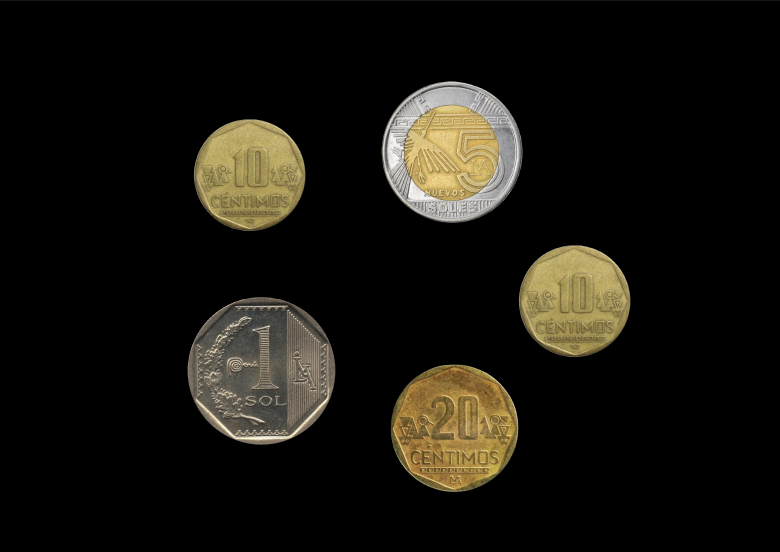
#> input picture MonedasHallar/monedas (1).jpg, 2339 x 1654 px (shown at 1/3 size); its folder holds only this picture in this run
$ python contador.py
#> lines starting #> are read from the running program, lines starting #| are printed output that depends on the picture; after the words box and inside, x2 and y2 are one past the last pixel; in counts of white or black regions, pixels touching at a corner belong together
import cv2
import os
import glob
import numpy as np
import csv
import math

# [14 lines left out: function clasificar_moneda, not called in this run]
def clasificar_moneda(area, img=None, x=0, y=0, radius=0):
    if area < 100000:
        return "10 centimos", 0.1
    elif area < 114000:
        if img is not None and radius > 0:
            import math
            import numpy as np
            pts = []
            for angle in [0, 90, 180, 270]:
                px = int(x + radius * 0.85 * math.cos(math.radians(angle)))
                py = int(y + radius * 0.85 * math.sin(math.radians(angle)))
                if 0 <= px < img.shape[1] and 0 <= py < img.shape[0]:
                    pts.append(img[py, px])
            if pts:
                pts_arr = np.array([pts], dtype=np.uint8)
                hsv = cv2.cvtColor(pts_arr, cv2.COLOR_BGR2HSV)[0]
                avg_s = np.mean([p[1] for p in hsv])
                if avg_s > 40:
                    return "20 centimos", 0.2
        return "2 soles", 2.0
    elif area < 121000:
        return "50 centimos", 0.5
    elif area < 135000:
        return "20 centimos", 0.2
    elif area < 154000:
        return "5 soles", 5.0
    else:
        return "1 sol", 1.0

def main():
    carpeta_hallar = 'MonedasHallar'
    carpeta_salida = 'MonedasContadas'
    os.makedirs(carpeta_salida, exist_ok=True)
    imagenes = glob.glob(os.path.join(carpeta_hallar, '*.jpg'))

    # Cargar valores reales si existen en formato TXT
    archivo_reales = 'valores_reales.txt'
    valores_reales = {}
    if os.path.exists(archivo_reales):
        with open(archivo_reales, mode='r', encoding='utf-8') as f:
            lineas = f.readlines()

            imagen_actual = None
            for linea in lineas:
                linea = linea.strip()
                if not linea:
                    continue
                if linea.endswith('.jpg'):
                    imagen_actual = linea
                elif linea.startswith('TOTAL REAL:') and imagen_actual:
                    partes = linea.split(':')
                    if len(partes) > 1:
                        # Extraer solo el número
                        valor_str = partes[1].replace('soles', '').strip()
                        try:
                            valores_reales[imagen_actual] = float(valor_str)
                        except ValueError:
                            pass
                    imagen_actual = None

    print(f"{'Imagen':<20} | {'Real':<6} | {'Detectado':<9} | {'Error':<6}")
    print("-" * 50)

    for img_path in imagenes:
        nombre_img = os.path.basename(img_path)
        img = cv2.imread(img_path)
#> img is the input picture: shape (1654, 2339, 3); mean B, G, R 14.7, 20.6, 22.9
        if img is None:
            continue

        img_mostrar = img.copy()

        # 1. Convertir a escala de grises
        gray = cv2.cvtColor(img, cv2.COLOR_BGR2GRAY)
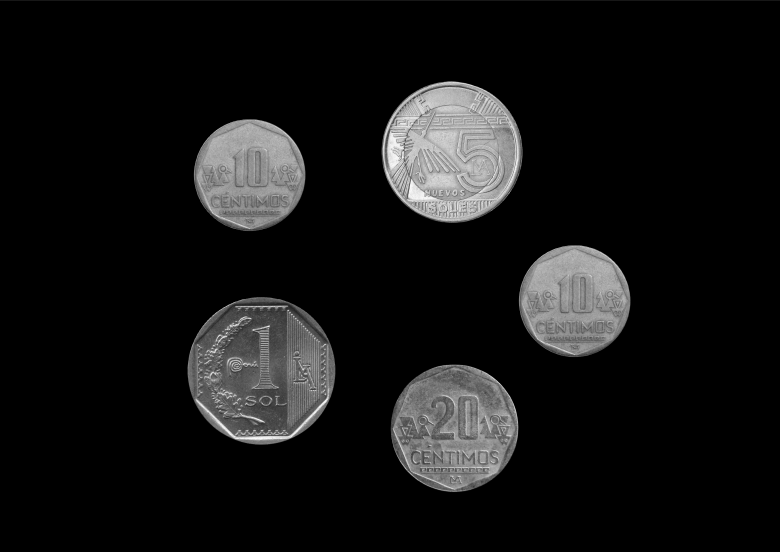
#> gray: shape (1654, 2339) (shown at 1/3 size); min 0, max 254, mean 20.6

        # 2. Aplicar blur
        blur = cv2.GaussianBlur(gray, (15, 15), 0)

        # 3. Binarizar usando Adaptive Thresholding
        thresh = cv2.adaptiveThreshold(blur, 255, cv2.ADAPTIVE_THRESH_GAUSSIAN_C, cv2.THRESH_BINARY_INV, 11, 2)
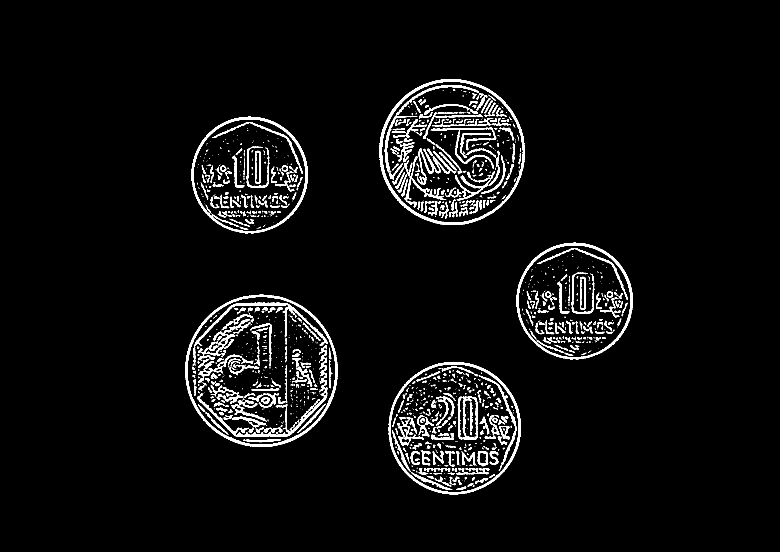
#> thresh: shape (1654, 2339) (shown at 1/3 size); 4% white; 1738 white regions (1103 under 20 px), largest, box (x1, y1, x2, y2) and area: (1138, 237, 1575, 675) 9895, (556, 884, 1013, 1341) 9275, (1166, 1087, 1563, 1483) 7873

        # Operaciones morfológicas para rellenar huecos
        kernel = np.ones((5,5), np.uint8)
        thresh = cv2.morphologyEx(thresh, cv2.MORPH_CLOSE, kernel, iterations=3)
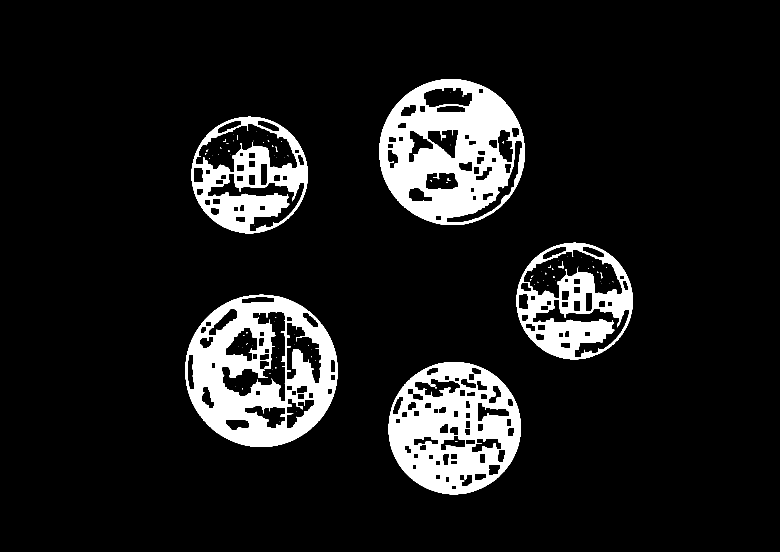
#> thresh: shape (1654, 2339) (shown at 1/3 size); 10.3% white; 98 white regions (85 under 20 px)

        # 4. Detectar contornos
        contours, _ = cv2.findContours(thresh, cv2.RETR_EXTERNAL, cv2.CHAIN_APPROX_SIMPLE)
#> contours = 5 contours; box (x1, y1, x2, y2) and area: (556, 884, 1013, 1341) 163396, (1138, 237, 1575, 675) 149610, (1166, 1087, 1563, 1483) 123124, (1549, 728, 1898, 1078) 95190, (574, 350, 923, 700) 95146

        # Crear máscara sólida para Distance Transform
        solid_mask = np.zeros_like(thresh)
        cv2.drawContours(solid_mask, contours, -1, 255, -1)
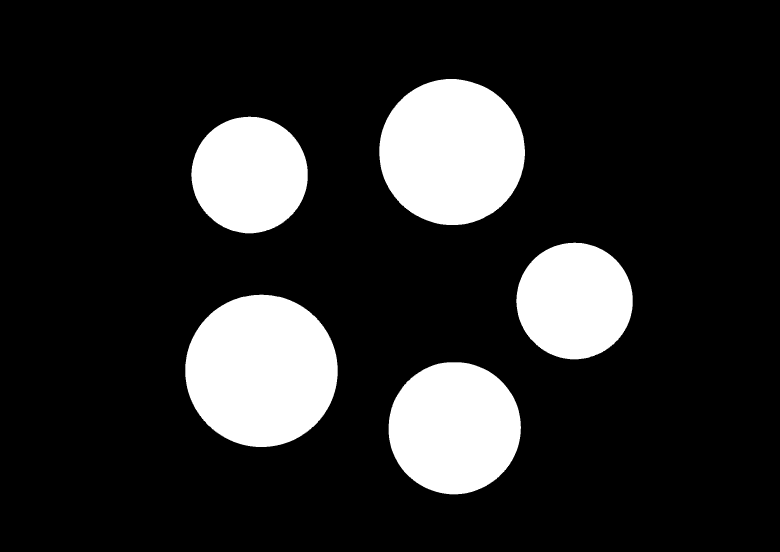
#> solid_mask: shape (1654, 2339) (shown at 1/3 size); 16.3% white; 5 white regions, box (x1, y1, x2, y2) and area: (556, 884, 1013, 1341) 164070, (1138, 237, 1575, 675) 150250, (1166, 1087, 1563, 1483) 123705, (1549, 728, 1898, 1078) 95701, (574, 350, 923, 700) 95659
        dist_transform = cv2.distanceTransform(solid_mask, cv2.DIST_L2, 5)
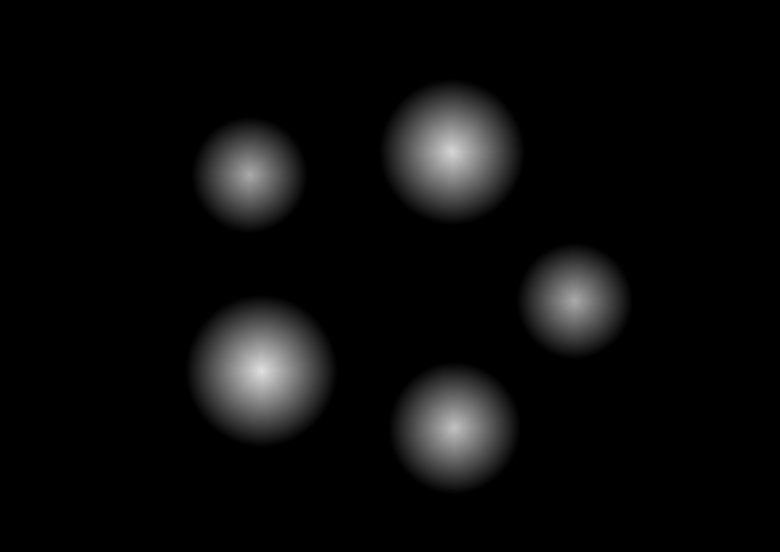
#> dist_transform: shape (1654, 2339) float32 (shown at 1/3 size); min 0, max 224.7, mean 11

        total_monto = 0.0

        import math
        for c in contours:
            area_contorno = cv2.contourArea(c)
            if area_contorno < 50000:
                continue

            (x, y), radius = cv2.minEnclosingCircle(c)
            area_circulo = math.pi * (radius**2)

            # Si el área es muy grande, son monedas sobrepuestas
            if area_circulo > 175000:
                bx, by, bw, bh = cv2.boundingRect(c)
                pad = 20
                x1 = max(0, bx - pad)
                y1 = max(0, by - pad)
                x2 = min(gray.shape[1], bx + bw + pad)
                y2 = min(gray.shape[0], by + bh + pad)

                roi_blur = blur[y1:y2, x1:x2]

                circles = cv2.HoughCircles(
                    roi_blur,
                    cv2.HOUGH_GRADIENT,
                    dp=1.2,
                    minDist=180,
                    param1=50,
                    param2=40,
                    minRadius=150,
                    maxRadius=250
                )

                if circles is not None:
                    circles = np.round(circles[0, :]).astype("int")
                    for (cx, cy, r) in circles:
                        global_x = cx + x1
                        global_y = cy + y1

                        # Refinar radio exacto usando distance transform
                        dt_radius = dist_transform[global_y, global_x]
                        dt_area = math.pi * (dt_radius**2)

                        tipo, valor = clasificar_moneda(dt_area, img, global_x, global_y, dt_radius)
                        total_monto += valor

                        cv2.circle(img_mostrar, (global_x, global_y), int(dt_radius), (0, 255, 0), 3)
                        cv2.circle(img_mostrar, (global_x, global_y), 7, (0, 0, 255), -1)
                        cv2.putText(img_mostrar, tipo, (global_x - 40, global_y - 20), cv2.FONT_HERSHEY_SIMPLEX, 1, (255, 0, 0), 2)
                else:
                    tipo, valor = clasificar_moneda(area_circulo, img, x, y, radius)
                    total_monto += valor
                    cv2.circle(img_mostrar, (int(x), int(y)), int(radius), (0, 255, 0), 3)
                    cv2.circle(img_mostrar, (int(x), int(y)), 7, (0, 0, 255), -1)
                    cv2.putText(img_mostrar, tipo, (int(x) - 40, int(y) - 20), cv2.FONT_HERSHEY_SIMPLEX, 1, (255, 0, 0), 2)
            else:
                # Moneda normal
                M = cv2.moments(c)
                if M["m00"] != 0:
                    cX = int(M["m10"] / M["m00"])
                    cY = int(M["m01"] / M["m00"])
                else:
                    cX, cY = int(x), int(y)

                tipo, valor = clasificar_moneda(area_circulo, img, x, y, radius)
                total_monto += valor

                # Completar el círculo perfecto
                cv2.circle(img_mostrar, (int(x), int(y)), int(radius), (0, 255, 0), 3)
                cv2.circle(img_mostrar, (cX, cY), 7, (0, 0, 255), -1)
                cv2.putText(img_mostrar, tipo, (cX - 40, cY - 20), cv2.FONT_HERSHEY_SIMPLEX, 1, (255, 0, 0), 2)
#> this loop made 5 passes
#> (area_contorno, x, y, radius, area_circulo, cX, cY, tipo) on passes 1 to 5: (123124, 1363.3, 1284.2, 199.4, 124898.8, 1363, 1283, '20 centimos'), (163396.5, 783.9, 1111.8, 228.9, 164586, 783, 1111, '1 sol'), (95190.5, 1723.2, 902.5, 174.9, 96153.2, 1723, 902, '10 centimos'), (95146.5, 748.3, 524.5, 175, 96199.6, 748, 524, '10 centimos'), (149610.5, 1355.8, 455.6, 219.6, 151509.1, 1355, 455, '5 soles')
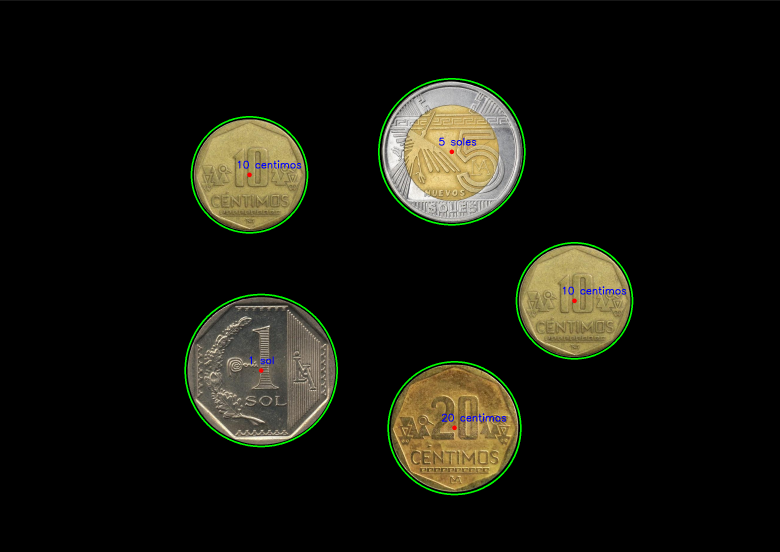
#> img_mostrar: shape (1654, 2339, 3) (shown at 1/3 size); 0.94% of pixels changed, all inside (x1, y1, x2, y2) = (553, 234, 1900, 1486)
#> after the loop, total_monto = 6.4

        total_monto = round(total_monto, 2)

        # Total en pantalla
        cv2.putText(img_mostrar, f"TOTAL: {total_monto} soles", (50, 100), cv2.FONT_HERSHEY_SIMPLEX, 3, (0, 0, 255), 5)
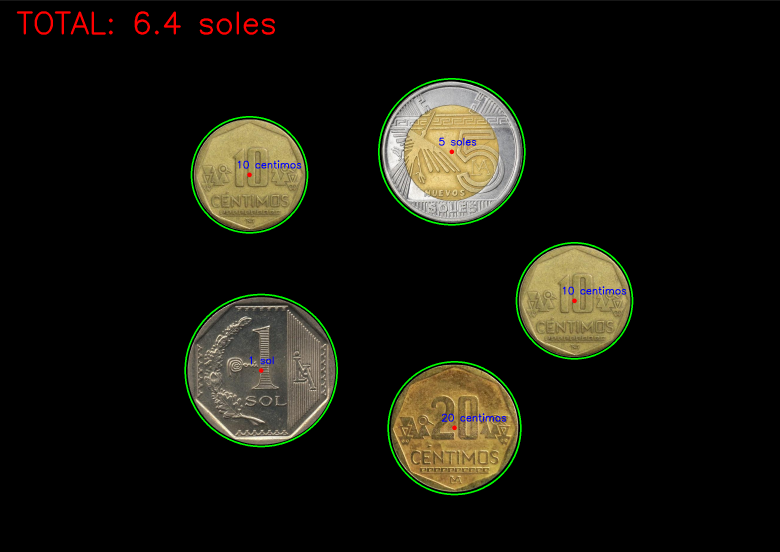
#> img_mostrar: shape (1654, 2339, 3) (shown at 1/3 size); 0.3% of pixels changed, all inside (x1, y1, x2, y2) = (50, 34, 825, 104)

        # Evaluar error
        real = valores_reales.get(nombre_img, 0.0)
        error = abs(real - total_monto)
#> error = 6.4

        print(f"{nombre_img:<20} | {real:<6.2f} | {total_monto:<9.2f} | {error:<6.2f}")
#| monedas (1).jpg      | 0.00   | 6.40      | 6.40

        # Guardar imagen en la nueva carpeta
        ruta_salida = os.path.join(carpeta_salida, nombre_img)
        cv2.imwrite(ruta_salida, img_mostrar)

if __name__ == '__main__':
    main()

$ run again, on MonedasHallar/monedas (14).jpg
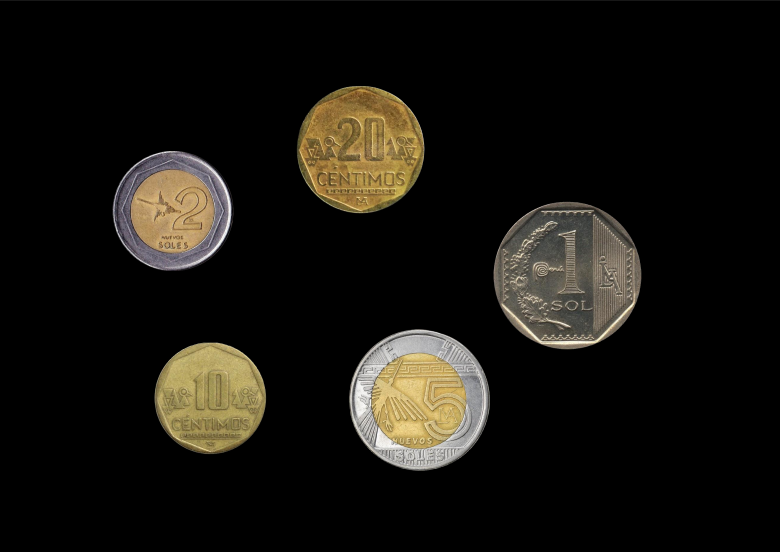
#> input picture MonedasHallar/monedas (14).jpg, 2339 x 1654 px (shown at 1/3 size)
#> in main, img is the input picture: shape (1654, 2339, 3); mean B, G, R 15.6, 20.7, 23.1
#> in main, `thresh = cv2.morphologyEx(thresh, cv2.MORPH_CLOSE, kernel, iterations=3)`:
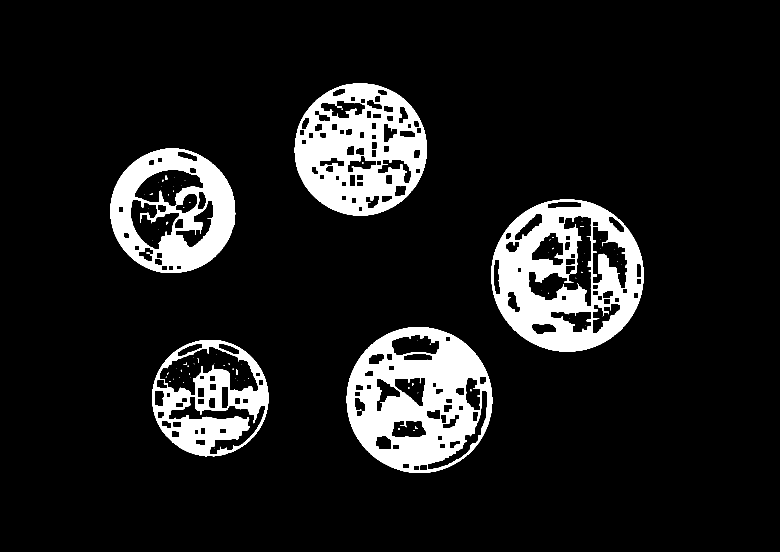
#> thresh: shape (1654, 2339) (shown at 1/3 size); 10.9% white; 85 white regions (70 under 20 px)
#> contours = 5 contours; box (x1, y1, x2, y2) and area: (1474, 598, 1931, 1055) 163470, (1040, 981, 1477, 1419) 149578, (884, 251, 1281, 647) 123097, (331, 446, 706, 819) 109092, (456, 1020, 805, 1369) 95132
#> solid_mask: shape (1654, 2339); 16.6% white; 5 white regions, box (x1, y1, x2, y2) and area: (1474, 598, 1931, 1055) 164145, (1040, 981, 1477, 1419) 150216, (884, 251, 1281, 647) 123676, (331, 446, 706, 819) 109646, (456, 1020, 805, 1369) 95642
#> the loop in main, `for c in contours:` made 5 passes
#> (area_contorno, x, y, radius, area_circulo, cX, cY) on pass 4: (109092.5, 518.6, 632.7, 188, 111077.7, 517, 632)
#> after the loop in main, `for c in contours:`: total_monto = 8.3
#> in main, `cv2.putText(img_mostrar, f"TOTAL: {total_monto} soles", (50, 100), cv2..`:
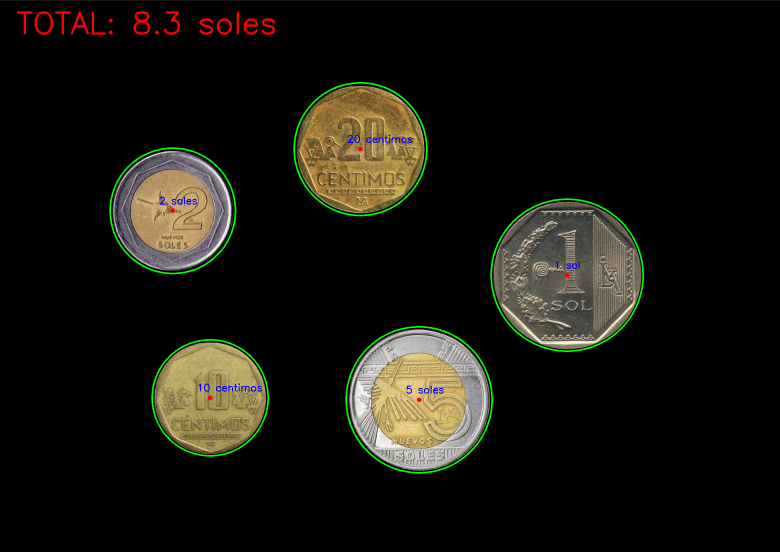
#> img_mostrar: shape (1654, 2339, 3) (shown at 1/3 size); mean B, G, R 15.7, 22.5, 23.7
#| monedas (14).jpg     | 0.00   | 8.30      | 8.30
